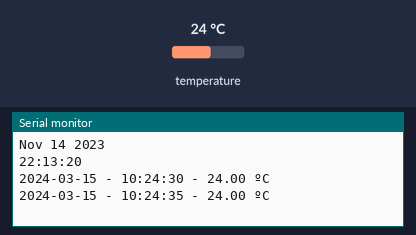
Simulated run of this sketch. Board: Arduino Uno, built with avr-gcc and run on an emulated ATmega328P. Shown: the last lines printed to the serial monitor. The test bench sets the inputs (shaded band); at power-on: temperature 24 °C. The local clock reads 2024-03-15 10:24:30 at power-on unless the sketch sets it.

Above: at 5.8 s.
5.9 s: temperature set to 12 °C
At 11.2 s:
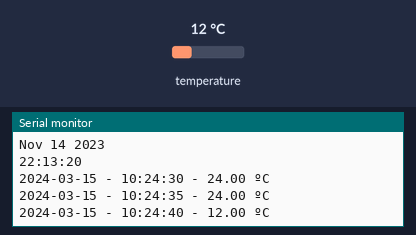
11.9 s: temperature set to 19 °C
At 16.4 s:
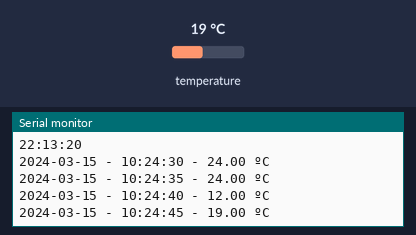
Timing chart, 0 to 17.9 s (numbered marks = the images above; inputs shaded):
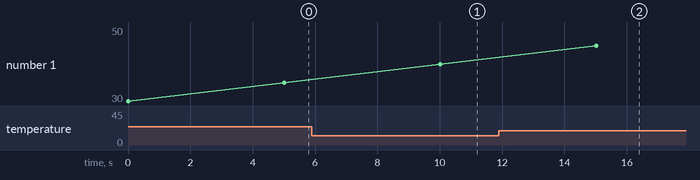

The sketch:

Script_01_Adjust_DS3231_Time.ino
```cpp
/*
* Script_01_Adjust_DS3231_Time.ino
*
*--> Adjust the RTC module DS3231 time
*/

#include "RTClib.h"


/*************************
** struct RTC_Data      **
*************************/
struct rtc_data {
      uint8_t hh;
      uint8_t hm;
      uint8_t hs;
      uint16_t dy;
      uint8_t dm;
      uint8_t dd;
      float tmp;
      String str_date;
      String str_hour;

};

// Type 'RTC_Data'
typedef struct rtc_data RTC_Data;


//--> Global variable of type 'RTC_Data'
RTC_Data ds3231_data;


// --> Object to control the DS3231 module
RTC_DS3231 rtc;


// --> Function prototypes
void get_formatted_hour( RTC_Data *p_rtc_data );
void get_formatted_date( RTC_Data *p_rtc_data );
void update_fields_struct_rtc_data( RTC_Data *p_rtc_data );


/******************
** setup()       **
******************/
void setup() {
      Serial.begin(115200);
     rtc.begin();

      Serial.println(F(__DATE__));
      Serial.println(F(__TIME__));
     // Set the date and time in the RTC module
     //rtc.adjust(DateTime(F(__DATE__), F(__TIME__)));


}


/****************
** loop()      **
****************/
void loop() {
      // Get the date and time in the RTC module
      update_fields_struct_rtc_data( &ds3231_data );

      // Print the date, time and temperature
      Serial.print(ds3231_data.str_date); Serial.print(" - ");
      Serial.print(ds3231_data.str_hour); Serial.print(" - ");
      Serial.print(ds3231_data.tmp); Serial.println(" ºC");
      delay(5000);

}


/*************************
** Auxiliary functions  **
*************************/
void get_formatted_date( RTC_Data *p_rtc_data ){
      String str_rtc_date = "";

      str_rtc_date += String(p_rtc_data->dy) + "-";

      if( p_rtc_data->dm < 10 ){  str_rtc_date += "0";  }
      str_rtc_date += String(p_rtc_data->dm) + "-";

      if( p_rtc_data->dd < 10 ){  str_rtc_date += "0";  }
      str_rtc_date += String(p_rtc_data->dd);

      p_rtc_data->str_date = str_rtc_date;
}


void get_formatted_hour( RTC_Data *p_rtc_data ){
      String str_rtc_hour = "";

      if( p_rtc_data->hh < 10 ){  str_rtc_hour += "0";  }
      str_rtc_hour += String(p_rtc_data->hh) + ":";

      if( p_rtc_data->hm < 10 ){  str_rtc_hour += "0";  }
      str_rtc_hour += String(p_rtc_data->hm) + ":";

      if( p_rtc_data->hs < 10 ){  str_rtc_hour += "0";  }
      str_rtc_hour += String(p_rtc_data->hs);

      // Update the 'p_rtc_data->str_hour' field
      p_rtc_data->str_hour = str_rtc_hour;
}


void update_fields_struct_rtc_data( RTC_Data *p_rtc_data ){
      DateTime time_now = rtc.now();

      p_rtc_data->hh = (uint8_t) time_now.hour();
      p_rtc_data->hm = (uint8_t) time_now.minute();
      p_rtc_data->hs = (uint8_t) time_now.second();
      p_rtc_data->dy = (uint16_t) time_now.year();
      p_rtc_data->dm = (uint8_t) time_now.month();
      p_rtc_data->dd = (uint8_t) time_now.day();
      p_rtc_data->tmp = (float) rtc.getTemperature();

      // Formatted strings:
      get_formatted_date( p_rtc_data );
      get_formatted_hour( p_rtc_data );
}
```

Measured:
- after the input at 5.9 s, the serial monitor: prints a new line after 4.1 s (image 1)
- after the input at 11.9 s, the serial monitor: prints a new line after 3.1 s (image 2)
